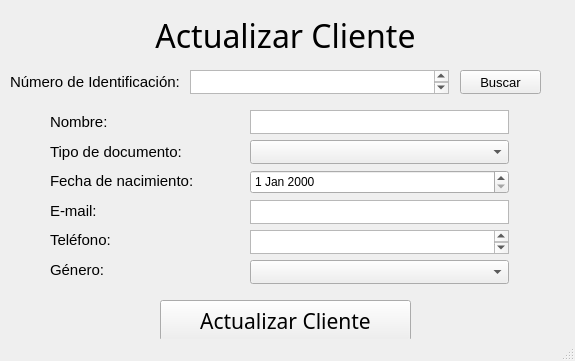
<?xml version="1.0" encoding="UTF-8"?>
<ui version="4.0">
 <class>GUI_Update_Client</class>
 <widget class="QMainWindow" name="GUI_Update_Client">
  <property name="geometry">
   <rect>
    <x>0</x>
    <y>0</y>
    <width>575</width>
    <height>361</height>
   </rect>
  </property>
  <property name="sizePolicy">
   <sizepolicy hsizetype="Fixed" vsizetype="Fixed">
    <horstretch>0</horstretch>
    <verstretch>0</verstretch>
   </sizepolicy>
  </property>
  <property name="windowTitle">
   <string>Actualizar cliente</string>
  </property>
  <widget class="QWidget" name="centralwidget">
   <widget class="QPushButton" name="btn_find_client">
    <property name="geometry">
     <rect>
      <x>460</x>
      <y>70</y>
      <width>81</width>
      <height>24</height>
     </rect>
    </property>
    <property name="font">
     <font>
      <pointsize>10</pointsize>
     </font>
    </property>
    <property name="text">
     <string>Buscar</string>
    </property>
   </widget>
   <widget class="QTextEdit" name="txt_email">
    <property name="geometry">
     <rect>
      <x>250</x>
      <y>200</y>
      <width>259</width>
      <height>24</height>
     </rect>
    </property>
    <property name="sizePolicy">
     <sizepolicy hsizetype="Preferred" vsizetype="Preferred">
      <horstretch>0</horstretch>
      <verstretch>0</verstretch>
     </sizepolicy>
    </property>
   </widget>
   <widget class="QTextEdit" name="txt_name">
    <property name="geometry">
     <rect>
      <x>250</x>
      <y>110</y>
      <width>259</width>
      <height>24</height>
     </rect>
    </property>
    <property name="sizePolicy">
     <sizepolicy hsizetype="Preferred" vsizetype="Preferred">
      <horstretch>0</horstretch>
      <verstretch>0</verstretch>
     </sizepolicy>
    </property>
   </widget>
   <widget class="QLabel" name="label">
    <property name="geometry">
     <rect>
      <x>0</x>
      <y>10</y>
      <width>571</width>
      <height>51</height>
     </rect>
    </property>
    <property name="font">
     <font>
      <family>Lucida Handwriting</family>
      <pointsize>24</pointsize>
     </font>
    </property>
    <property name="contextMenuPolicy">
     <enum>Qt::NoContextMenu</enum>
    </property>
    <property name="layoutDirection">
     <enum>Qt::LeftToRight</enum>
    </property>
    <property name="text">
     <string>Actualizar Cliente</string>
    </property>
    <property name="alignment">
     <set>Qt::AlignCenter</set>
    </property>
   </widget>
   <widget class="QLabel" name="label_id_number">
    <property name="geometry">
     <rect>
      <x>10</x>
      <y>70</y>
      <width>181</width>
      <height>23</height>
     </rect>
    </property>
    <property name="font">
     <font>
      <pointsize>11</pointsize>
     </font>
    </property>
    <property name="text">
     <string>Número de Identificación:</string>
    </property>
    <property name="margin">
     <number>2</number>
    </property>
   </widget>
   <widget class="QPlainTextEdit" name="txt_id_number">
    <property name="geometry">
     <rect>
      <x>190</x>
      <y>70</y>
      <width>259</width>
      <height>24</height>
     </rect>
    </property>
    <property name="sizePolicy">
     <sizepolicy hsizetype="Preferred" vsizetype="Preferred">
      <horstretch>0</horstretch>
      <verstretch>0</verstretch>
     </sizepolicy>
    </property>
   </widget>
   <widget class="QWidget" name="verticalLayoutWidget">
    <property name="geometry">
     <rect>
      <x>50</x>
      <y>110</y>
      <width>191</width>
      <height>171</height>
     </rect>
    </property>
    <layout class="QVBoxLayout" name="verticalLayout">
     <item>
      <widget class="QLabel" name="label_name">
       <property name="font">
        <font>
         <pointsize>11</pointsize>
        </font>
       </property>
       <property name="text">
        <string>Nombre:</string>
       </property>
       <property name="margin">
        <number>2</number>
       </property>
      </widget>
     </item>
     <item>
      <widget class="QLabel" name="label_doc_type">
       <property name="font">
        <font>
         <pointsize>11</pointsize>
        </font>
       </property>
       <property name="text">
        <string>Tipo de documento:</string>
       </property>
       <property name="margin">
        <number>2</number>
       </property>
      </widget>
     </item>
     <item>
      <widget class="QLabel" name="label_birthday">
       <property name="font">
        <font>
         <pointsize>11</pointsize>
        </font>
       </property>
       <property name="text">
        <string>Fecha de nacimiento:</string>
       </property>
       <property name="margin">
        <number>2</number>
       </property>
      </widget>
     </item>
     <item>
      <widget class="QLabel" name="label_email">
       <property name="font">
        <font>
         <pointsize>11</pointsize>
        </font>
       </property>
       <property name="text">
        <string>E-mail:</string>
       </property>
       <property name="margin">
        <number>2</number>
       </property>
      </widget>
     </item>
     <item>
      <widget class="QLabel" name="label_phone">
       <property name="font">
        <font>
         <pointsize>11</pointsize>
        </font>
       </property>
       <property name="text">
        <string>Teléfono:</string>
       </property>
       <property name="margin">
        <number>2</number>
       </property>
      </widget>
     </item>
     <item>
      <widget class="QLabel" name="label_gender">
       <property name="font">
        <font>
         <pointsize>11</pointsize>
        </font>
       </property>
       <property name="text">
        <string>Género:</string>
       </property>
       <property name="margin">
        <number>2</number>
       </property>
      </widget>
     </item>
    </layout>
   </widget>
   <widget class="QDateEdit" name="dateEdit_birthday">
    <property name="geometry">
     <rect>
      <x>250</x>
      <y>170</y>
      <width>259</width>
      <height>24</height>
     </rect>
    </property>
   </widget>
   <widget class="QPlainTextEdit" name="txt_phone_number">
    <property name="geometry">
     <rect>
      <x>250</x>
      <y>230</y>
      <width>259</width>
      <height>24</height>
     </rect>
    </property>
    <property name="sizePolicy">
     <sizepolicy hsizetype="Preferred" vsizetype="Preferred">
      <horstretch>0</horstretch>
      <verstretch>0</verstretch>
     </sizepolicy>
    </property>
   </widget>
   <widget class="QComboBox" name="comboBox_doc_type">
    <property name="geometry">
     <rect>
      <x>250</x>
      <y>140</y>
      <width>259</width>
      <height>24</height>
     </rect>
    </property>
   </widget>
   <widget class="QComboBox" name="comboBox_gender">
    <property name="geometry">
     <rect>
      <x>250</x>
      <y>260</y>
      <width>259</width>
      <height>24</height>
     </rect>
    </property>
   </widget>
   <widget class="QPushButton" name="btn_update_client">
    <property name="geometry">
     <rect>
      <x>160</x>
      <y>300</y>
      <width>251</width>
      <height>41</height>
     </rect>
    </property>
    <property name="font">
     <font>
      <family>Lucida Handwriting</family>
      <pointsize>16</pointsize>
     </font>
    </property>
    <property name="text">
     <string>Actualizar Cliente</string>
    </property>
   </widget>
  </widget>
  <widget class="QStatusBar" name="statusbar"/>
 </widget>
 <resources/>
 <connections/>
</ui>
